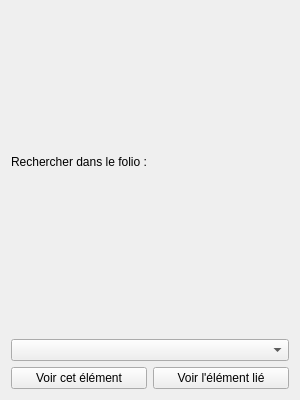
<?xml version="1.0" encoding="UTF-8"?>
<ui version="4.0">
 <class>LinkSingleElementWidget</class>
 <widget class="QWidget" name="LinkSingleElementWidget">
  <property name="geometry">
   <rect>
    <x>0</x>
    <y>0</y>
    <width>300</width>
    <height>400</height>
   </rect>
  </property>
  <property name="windowTitle">
   <string>Form</string>
  </property>
  <layout class="QVBoxLayout" name="main_layout">
   <item>
    <layout class="QVBoxLayout" name="header_layout">
     <item>
      <widget class="QLabel" name="label">
       <property name="text">
        <string>Rechercher dans le folio :</string>
       </property>
      </widget>
     </item>
     <item>
      <spacer name="horizontalSpacer">
       <property name="orientation">
        <enum>Qt::Horizontal</enum>
       </property>
       <property name="sizeHint" stdset="0">
        <size>
         <width>40</width>
         <height>20</height>
        </size>
       </property>
      </spacer>
     </item>
     <item>
      <widget class="QComboBox" name="folio_combo_box"/>
     </item>
    </layout>
   </item>
   <item>
    <layout class="QVBoxLayout" name="content_layout"/>
   </item>
   <item>
    <layout class="QHBoxLayout" name="horizontalLayout_2">
     <item>
      <widget class="QPushButton" name="button_this">
       <property name="text">
        <string>Voir cet élément</string>
       </property>
      </widget>
     </item>
     <item>
      <widget class="QPushButton" name="button_linked">
       <property name="text">
        <string>Voir l'élément lié</string>
       </property>
      </widget>
     </item>
    </layout>
   </item>
  </layout>
 </widget>
 <resources/>
 <connections/>
</ui>
